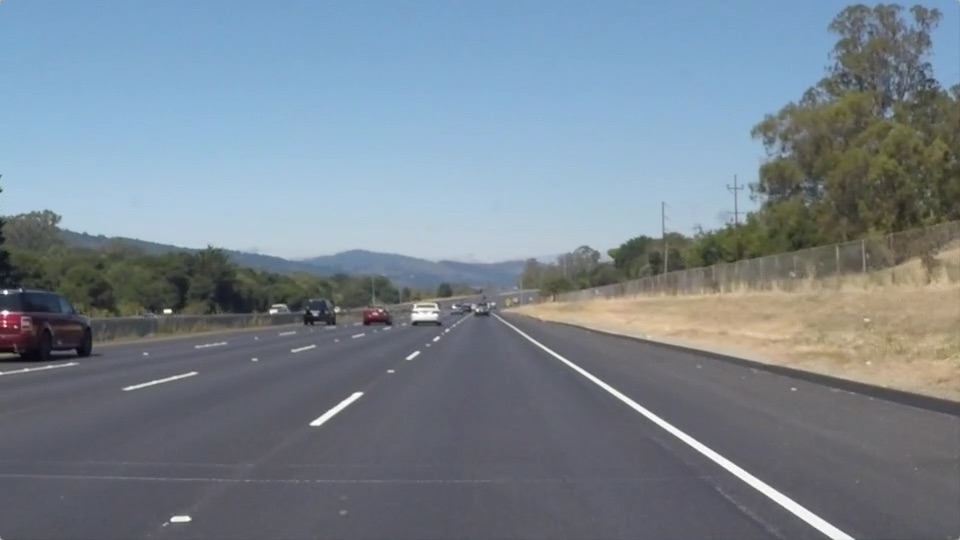
#> input picture test_images/solidWhiteRight.jpg, 960 x 540 px; the run also reads 1 picture not shown here
$ jupyter execute --allow-errors Self_Driving_Car_Project_1.ipynb   (shell and % lines are left out)
#> lines starting #> are read from the running program, lines starting #| are printed output that depends on the picture; after the words box and inside, x2 and y2 are one past the last pixel; in counts of white or black regions, pixels touching at a corner belong together
### find_lane_lines.py
import numpy as np
import cv2
import math
from math import pi
from accumLines import *
from scipy.linalg import lstsq
from scipy.optimize import least_squares


class History:
    # This class will store the results from the past several image frames
    # and compute the average. Values stored are the voting landscape and
    # the end points for the left and right lane lines.

    def __init__(self, history_length, equal_weight=True):
        # Initialize storage for the current state of the voting landscape,
        # the left lane, and the right lane
        self.VL = np.zeros(0)  # np.zeros( img_size )
        self.left_lane = np.zeros((2, 2))  # [p_start; p_end]
        self.right_lane = np.zeros((2, 2))  # [p_start; p_end]

        # Initialize storage for the hisotry of values
        self.VL_hist = np.zeros(0)  # np.zeros( img_size + (history_length,) )
        self.left_lane_hist = np.zeros((2, 2) + (history_length,))
        self.right_lane_hist = np.zeros((2, 2) + (history_length,))

        if equal_weight:
            w = np.ones(history_length)
        else:
            w = np.linspace(0.3, 1, history_length)
        self.__weight = w  # .reshape((1,1,history_length))

        self.__history_length = history_length
        self._cntr = 0

        self.mask = []

    def add(self, VL, left_lane, right_lane):
        # Now that we know the size of the image we can initialize the
        # variables for the voting landscape
        if self._cntr == 0:
            img_size = VL.shape
            self.VL = np.zeros(img_size)
            self.VL_hist = np.zeros(img_size + (self.__history_length,))

        # Add to history
        self.VL_hist[:, :, 0] = VL
        self.VL_hist = np.roll(self.VL_hist, -1, axis=2)

        self.left_lane_hist[:, :, 0] = left_lane
        self.left_lane_hist = np.roll(self.left_lane_hist, -1, axis=2)

        self.right_lane_hist[:, :, 0] = right_lane
        self.right_lane_hist = np.roll(self.right_lane_hist, -1, axis=2)

        self._cntr += 1

        # Copmute new current values as mean of history
        if self._cntr < self.__history_length:
            W = np.sum(self.__weight[-self._cntr:])
            self.VL = self.VL_hist[
                :, :, -self._cntr:].dot(self.__weight[-self._cntr:]) / W
            self.left_lane = self.left_lane_hist[
                :, :, -self._cntr:].dot(self.__weight[-self._cntr:]) / W
            self.right_lane = self.right_lane_hist[
                :, :, -self._cntr:].dot(self.__weight[-self._cntr:]) / W
        else:
            W = np.sum(self.__weight)
            self.VL = self.VL_hist.dot(self.__weight) / W
            self.left_lane = self.left_lane_hist.dot(self.__weight) / W
            self.right_lane = self.right_lane_hist.dot(self.__weight) / W


def pre_process_image(I, roi, resize_factor=1):
    # Pre-process the images :
    # - resize them
    # - adjust contrast in ROI along rows
    # - smooth the image
    I = I.astype(np.float32)

    I = np.mean(I[:, :, :2], axis=2)

    # Resize image and ROI
    if resize_factor != 1:
        I = cv2.resize(I, (0, 0), fx=resize_factor, fy=resize_factor)
        roi = cv2.resize(roi.astype(np.float32), (0, 0),
                         fx=resize_factor, fy=resize_factor)
        roi = roi > 0

    # Adjust image contrast in ROI along rows
    tmpI = I.copy()
    # if np.issubsctype(I.dtype, np.integer):
    #     tmpI[np.logical_not(roi)] = np.iinfo(I.dtype).max
    # else:
    #     tmpI[np.logical_not(roi)] = np.Inf

    tmpI[np.logical_not(roi)] = np.Inf
    minI = np.percentile(tmpI, 30, axis=1, keepdims=True)
    I = I - minI  # Note, should probably smooth out minI with a moving average before subtracting
    I[I < 0] = 0

    tmpI = I.copy()
    tmpI[np.logical_not(roi)] = 1
    maxI = np.percentile(tmpI, 99, axis=1, keepdims=True)

    I = 255 * I / maxI
    I[I > 255] = 255

    # Smooth out the image with a guassian blur
    I = cv2.GaussianBlur(I, (7, 7), 1)  # This uses matlab symmetric padding

    return I, roi


def locate_perpendicular_lines(I, roi, threshold=2, reduce_points=True):

    # Get the size of the image
    img_size = I.shape

    # Image gradient along either direction
    Gx = cv2.Sobel(I, -1, 1, 0, ksize=3)
    Gy = cv2.Sobel(I, -1, 0, 1, ksize=3)

    G = np.sqrt(Gx * Gx + Gy * Gy)
    mask = G > np.max(G) / threshold

    if reduce_points:
        # We do not need quite so many points, so remove 2/3'rds of them.
        # This is not the same as just increasing the threshold on the mask
        # above
        mask2 = np.zeros(mask.size, dtype=bool)
        mask2[::3] = True
        mask2.shape = mask.T.shape
        mask2 = mask2.T

        mask = mask & mask2 & roi

    # Find the location of the non-zero pixels
    y_idx, x_idx = mask.nonzero()
    y_idx.shape = (y_idx.size, 1)
    x_idx.shape = (x_idx.size, 1)

    # Get the slope of the line at each of these points
    # -- the slope of the line is perpendicular to the gradient
    Th = np.arctan2(Gy[mask], Gx[mask])
    Th[Th < 0] += 2 * pi  # map [0,2*pi]
    Th = Th + pi / 2  # Perpendicular to gradient
    slope = np.tan(Th)  # slope of the lines
    slope.shape = (slope.size, 1)

    # Compute the end points of the lines that conver the image, have the
    # slopes as given by above and intersect the points above
    #
    # There are likely faster/better ways of doing this, but it works

    # Lines starting and ending at x-bounds (but exceeding y bounds)
    x = np.ones((slope.size, 2)) * np.array((1, img_size[1])) - 1
    y = slope * (x - x_idx) + y_idx

    # Lines starting and ending at y-bounds (but exceeding x bounds)
    yr = np.ones((slope.size, 2)) * np.array((1, img_size[0])) - 1
    xr = (yr - y_idx) / slope + x_idx

    # Sort xr/yr so that xr[:,0] is less than xr[:,1] (same order as x)
    sort_ind = xr.argsort(axis=1)
    xr = xr[np.arange(slope.size)[:, None], sort_ind]
    yr = yr[np.arange(slope.size)[:, None], sort_ind]

    # if y is ousize of the y-bounds, then replace row with xr/yr values
    # --start point
    replace = (y[:, 0] < 0) | (y[:, 0] > (img_size[0] - 1))
    x[replace, 0] = xr[replace, 0]
    y[replace, 0] = yr[replace, 0]

    # --end point
    replace = (y[:, 1] < 0) | (y[:, 1] > (img_size[0] - 1))
    x[replace, 1] = xr[replace, 1]
    y[replace, 1] = yr[replace, 1]

    # round all values to nearest integer and cast as integers
    x = np.around(x).astype(np.int_)
    y = np.around(y).astype(np.int_)

    # create arrays with the start point (y,x)_start and the end point
    # (y,x)_end (we do just convert back to the x,y in the accumLines
    # function, but, haveing starting/end points together seems nice.)
    x1 = np.column_stack((y[:, 0], x[:, 0]))
    x2 = np.column_stack((y[:, 1], x[:, 1]))

    return x1, x2


def compute_lines(vote_landscape, roi, previous_VL=None):

    # import matplotlib.pyplot as plt

    img_size = vote_landscape.shape

    VL = cv2.GaussianBlur(vote_landscape, (15, 15), 2)

    current_VL = VL.copy()

    if previous_VL is not None:
        if previous_VL.size != 0:
            VL = np.mean(np.dstack((VL, previous_VL)), axis=2)

    VL[np.logical_not(roi)] = 0

    VLsum0 = VL.sum(axis=0, keepdims=True)
    VLsum0[VLsum0 < 1] = 1

    VL = (VLsum0 > np.percentile(VLsum0, 25)) * VL / VLsum0
    VL = VL > np.percentile(VL, 97)

    y, x = VL.nonzero()
    y = y.astype(np.float32)
    x = x.astype(np.float32)

    x_mid = x.mean()

    y_min = np.around(img_size[0] * 0.6)
    # x0 = np.zeros(2)
    #
    # def fun(x, t, y):
    #     return x[1]*t + x[0] - y

    inrange = x > (x_mid + 10)
    X = np.column_stack((np.ones(np.count_nonzero(inrange)), x[inrange] + 1))

    # This returns the intercept and slope of the line
    wr = lstsq(X, y[inrange] + 1)[0]
    # wr = least_squares(fun, x0, args=(x[inrange], y[inrange]))
    # print(wr)

    # ends points of right line
    yr = np.array([img_size[0] - 1, y_min])
    xr = np.around((yr - wr[0]) / wr[1])

    inrange = x < (x_mid - 10)
    X = np.column_stack((np.ones(np.count_nonzero(inrange)), x[inrange] + 1))
    # This returns the intercept and slope of the line
    wl = lstsq(X, y[inrange] + 1)[0]
    # wl = least_squares(fun, x0, args=(x[inrange], y[inrange]))[0]
    # ends points of right line
    yl = np.array([img_size[0] - 1, y_min])
    xl = np.around((yl - wl[0]) / wl[1])

    ll = np.column_stack((yl, xl))  # left lane [p1; p2]
    rl = np.column_stack((yr, xr))  # right lane [p1; p2]

    return ll, rl, current_VL, VL


def create_ROI(img_size, vertices):
    # Vertices should be an array of x,y values that give the fraction
    # the image.
    roi = np.zeros(img_size)
    vrts = np.around(
        vertices * (img_size[1] - 1, img_size[0] - 1)).astype(np.int32)
    cv2.fillPoly(roi, vrts, 1)
    roi = roi > 0
    return roi


def find_frames_lane_lines(I, roi, history):

    # Get image size
    orig_img_size = I.shape[0:2]

    # Define some constants
    # The imageas do need to be so large, so scale them down to this size if
    # larger
    WORKING_IMAGE_WIDTH = 400
    RESIZE_FACTOR = np.around(WORKING_IMAGE_WIDTH / orig_img_size[1], 2)
    # RESIZED_IMAGE = (int(np.around(orig_img_size[1]*RESIZE_FACTOR)), int(400))
    # Resize image, adjust contrast in ROI along rows, and smooth out the
    # image with a gaussian blur (sig=2)
    I, roi = pre_process_image(I, roi, RESIZE_FACTOR)

    # Get image size
    img_size = I.shape[0:2]

    # Find the end points for the lines perpendicular to large
    # gradients of I in ROI
    x1, x2 = locate_perpendicular_lines(I, roi)

    # For each of the lines computed above, accumulate the pixels they
    # cross over in an image, this will make all straight lines much easier
    # to threshold and the dotted lines will be automatically connected.
    A = accumLines(x1, x2, img_size)

    # Compute the end points of the lines and return the processed
    # accumulated matrix for saving
    ll, rl, VL, mask = compute_lines(A, roi, history.VL)

    # Rescale the computed lines to the original image size
    ll = ll / RESIZE_FACTOR
    rl = rl / RESIZE_FACTOR

    # Add new observation to history
    history.add(VL, ll, rl)
    # saving the mask only because it will be helpful to plot while describing
    # the method
    history.mask = mask

### accumLines.py
import numpy as np
from numpy import zeros, ones, absolute, around


# [8 lines left out: function _pixels_in_range, not called in this run]


def accumLines(x1, x2, img_size):
    # ACCUMLINES accumulate lines in an image of size img_size given their end
    # points x1, x2.
    #
    # In addition to just accumulating the lines, we also weight the lines
    # using their slope. Horizontal lines get a weight of zero. Lines with a
    # larger dx than dy get weighted by (dy/dx).
    #
    # x1 : n x 2 array, [y1, x1; ... ; yn, xn], of line start points
    # x2 : n x 2 array, [y1, x1; ... ; yn, xn], of line end points
    # img_size : 1x2 array with the size of the image
    # conn : line connectivity --- only use 4 in this function

    # Trace a line through a 2d grid and find each pixel the line intersects
    # http://playtechs.blogspot.com/2007/03/raytracing-on-grid.html
    # http://stackoverflow.com/questions/32328179/opencv-3-0-python-lineiterator

    # If x1 is 1-d, then make sure it is treated as a column vector
    if np.ndim(x1) == 1:
        x1.shape = (1, 2)
        x2.shape = (1, 2)

    # Number of lines to accumulate
    N = x1.shape[0]
    A = zeros(img_size)

    # Get the differences for each line
    dy = x1[:, 0] - x2[:, 0]
    dx = x1[:, 1] - x2[:, 1]

    # Create an array of just the y and x values
    y = np.column_stack((x1[:, 0], x2[:, 0]))
    x = np.column_stack((x1[:, 1], x2[:, 1]))

    for pt in range(N):

        if dy[pt] == 0:  # horizontal line

            # Create the pixels of the line
            xs = _pixels_in_range(x[pt, 1], x[pt, 0])
            ys = y[pt, 0] * ones(xs.size)

            # Create the weights for the line
            w = zeros(xs.size)

        elif dx[pt] == 0:  # vertical line

            # Create the pixels of the line
            ys = _pixels_in_range(y[pt, 1], y[pt, 0])
            xs = x[pt, 0] * ones(ys.size)

            # Create the weights for the line
            w = ones(ys.size)

        else:  # general line
            if absolute(dy[pt]) > absolute(dx[pt]):
                slope = dx[pt] / dy[pt]

                # Create the pixels of the line
                ys = _pixels_in_range(y[pt, 1], y[pt, 0])
                xs = around(slope * (ys - y[pt, 0])) + x[pt, 0]

                # Create the weights for the line
                w = ones(ys.size)
            else:
                slope = dy[pt] / dx[pt]

                # Create the pixels of the line
                xs = _pixels_in_range(x[pt, 1], x[pt, 0])
                ys = around(slope * (xs - x[pt, 0])) + y[pt, 0]

                # Create the weights for the line
                w = absolute(slope) * ones(ys.size)

        # Incriment our matrix
        A[ys.astype(np.int_), xs.astype(np.int_)] += w

    return A


#########################################################################
# This is code for connectivity 8, it is just in Matlab language now
# though. Connectivity 4 seems to work fine for this problem and is a bit
# faster.
#
# for pt = 1:N
#
#     dy = abs(x1(pt,1)-x2(pt,1));
#     dx = abs(x1(pt,2)-x2(pt,2));
#     y = x1(pt,1);
#     x = x1(pt,2);
#     n = 1 + dy + dx;
#     if x1(pt,1) > x2(pt,1)
#         y_inc = -1;
#     else
#         y_inc = 1;
#     end
#
#     if x1(pt,2) > x2(pt,2)
#         x_inc = -1;
#     else
#         x_inc = 1;
#     end
#
#     err = dy - dx;
#
#     dy = 2*dy; % Multipling by 2 makes everything in this problem an integer.
#     dx = 2*dx;
#
#     inds = zeros(n,1); % linear index
#
#     i = 1;
#     while i < n+1
#         inds(i) = y + (x-1)*img_size(1);
#
#         if err > 0
#             y = y + y_inc;
#             err = err - dx;
#         else
#             x = x + x_inc;
#             err = err + dy;
#         end
#         i = i + 1;
#     end
#
#     A(inds) = A(inds) + 1;
# end
#########################################################################

### Self_Driving_Car_Project_1.ipynb
# Self-Driving Car Engineer Nanodegree

## Project: *Finding Lane Lines on the Road*
***
In this project, I used different methods than those described in the text. The primary functions are contained in the modules "find_lane_lines" and "accumLines". The work flow is as follows:

* Pre-process the image
* Compute the image gradient
* For each pixel with a large gradient, draw a line perpendicular to the gradient (this will be along the edge of the image) in a blank image, and accumulate all of the lines
* Threshold this accumulated image and fit the left and right sides with a linear line, these are the lane lines.

To gain robustness, I use create a history of the last several image frames. The result for the current frame will be the average of the history

[cell 1]
#importing some useful packages
import matplotlib.pyplot as plt
import matplotlib.image as mpimg
import numpy as np
import cv2
from find_lane_lines import *
from accumLines import *
from moviepy.editor import VideoFileClip
from IPython.display import HTML
from time import time

### Define some constants getting started

[cell 2]
ROI_vertices = np.array( [[ (0,    1),
                            (0.45, 0.55),
                            (0.55, 0.55),
                            (1,    1)    ]])
history_size = 10

[cell 3]
#reading in an image
image = mpimg.imread('test_images/solidWhiteRight.jpg')
#> image is the input picture: shape (540, 960, 3); mean R, G, B 120.3, 132.6, 143.7

#printing out some stats and plotting
print('This image is:', type(image), 'with dimesions:', image.shape)
#| This image is: <class 'numpy.ndarray'> with dimesions: (540, 960, 3)
plt.imshow(image)  # if you wanted to show a single color channel image called 'gray', for example, call as plt.imshow(gray, cmap='gray')
#> (this line was passed over: IPython is not available in this run)

### Create region of interest

[cell 4]
img_size = image.shape[0:2]
ROI = create_ROI(img_size, ROI_vertices)
#> in create_ROI, `cv2.fillPoly(roi, vrts, 1)`:
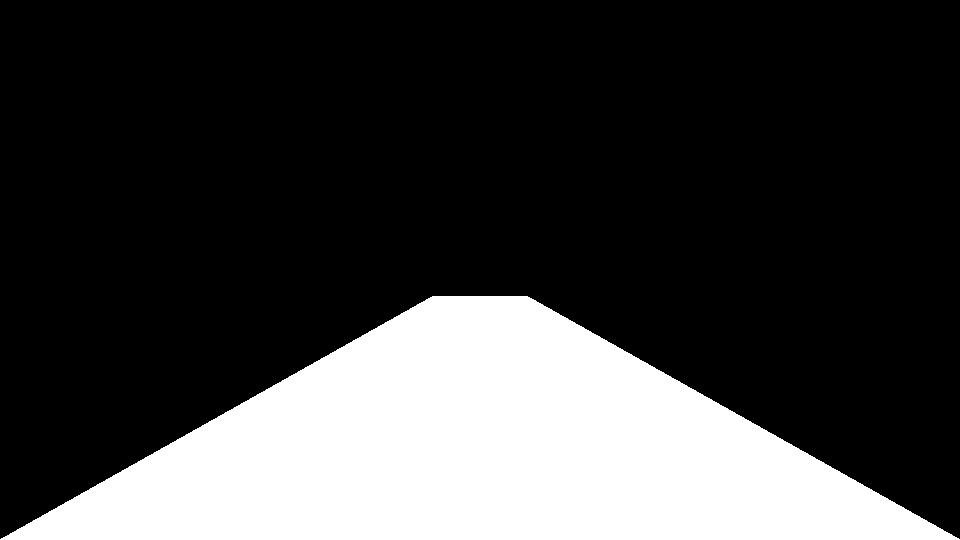
#> roi: shape (540, 960) float64; values 0 (black) and 1 (white), 24.9% white; 1 white region, box (x1, y1, x2, y2) and area: (0, 296, 960, 540) 129021
plt.imshow(ROI)
#> (this line was passed over: IPython is not available in this run)

### Pre-process image
- Create a gray-scale image by taking the mean of the red and green channel (remove the blue channel). This will make yellow and white the same.
- Adjust the image contrast along the rows inside the ROI
- Smooth out the image with a gaussian filter

[cell 5]
I, roi = pre_process_image(image,ROI)
#> in pre_process_image, `I = np.mean(I[:, :, :2], axis=2)`:
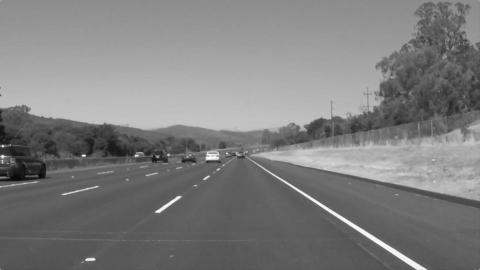
#> I: shape (540, 960) float32 (shown at 1/2 size); min 7, max 255, mean 126.4
#> in pre_process_image, `tmpI[np.logical_not(roi)] = np.Inf`:
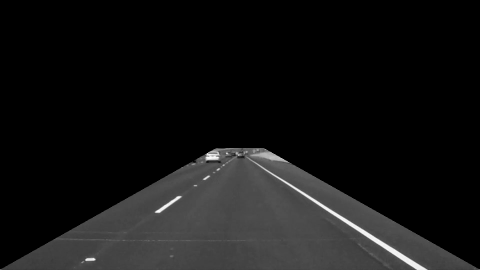
#> tmpI: shape (540, 960) float32 (shown at 1/2 size); 75.11% of the values are NaN or infinite; the others: min 27.5, max 255, mean 98.39; drawn with min black, max white, NaN and infinite black
#> in pre_process_image, `I = 255 * I / maxI`:
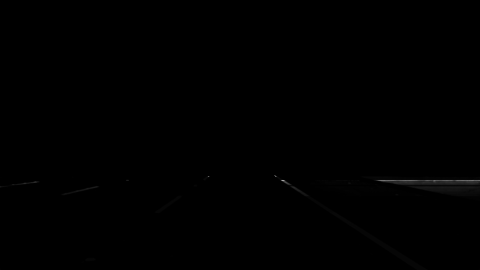
#> I: shape (540, 960) float64 (shown at 1/2 size); 65% of the values are NaN or infinite; the others: min 0, max 9967.2, mean 43.57; drawn with min black, max white, NaN and infinite black
#> in pre_process_image, `I[I > 255] = 255`:
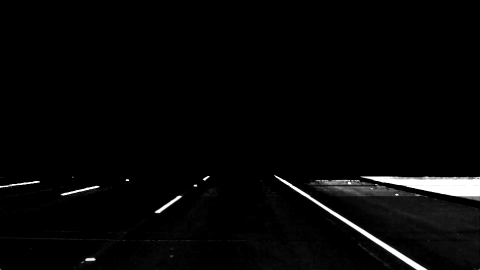
#> I: shape (540, 960) float64 (shown at 1/2 size); 65% of the values are NaN or infinite; the others: min 0, max 255, mean 18.7; drawn with min black, max white, NaN and infinite black
img_size = I.shape[0:2]
plt.imshow(I,cmap='gray',vmin=0,vmax=255)
#> (this line was passed over: IPython is not available in this run)
mpimg.imsave('preProcessed_image.jpg', I, cmap = 'gray')

### Find lines:
#### 1. Create voting landscape
- Compute the gradient (magnitude and direction) for the image above. The direction of the gradient is perpendicular to the edges.
- Take a point with a large gradient, draw a line through that point with a direction perpendicular to the gradient. Write this line to a blank image.
- Repeat this process for each point with a large gradient and accumulate the values in the blank image. The resulting image is shown below.

[cell 6]
x1,x2 = locate_perpendicular_lines(I, roi)
#> in locate_perpendicular_lines, `Gx = cv2.Sobel(I, -1, 1, 0, ksize=3)`:
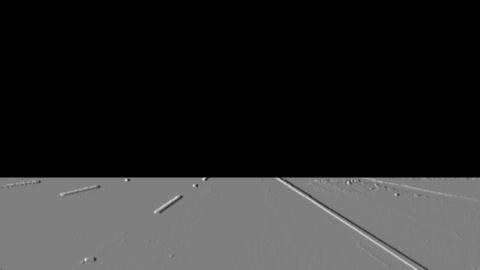
#> Gx: shape (540, 960) float64 (shown at 1/2 size); 65.74% of the values are NaN or infinite; the others: min -530.1, max 529.6, mean 0.493; drawn with min black, max white, NaN and infinite black
#> in locate_perpendicular_lines, `G = np.sqrt(Gx * Gx + Gy * Gy)`:
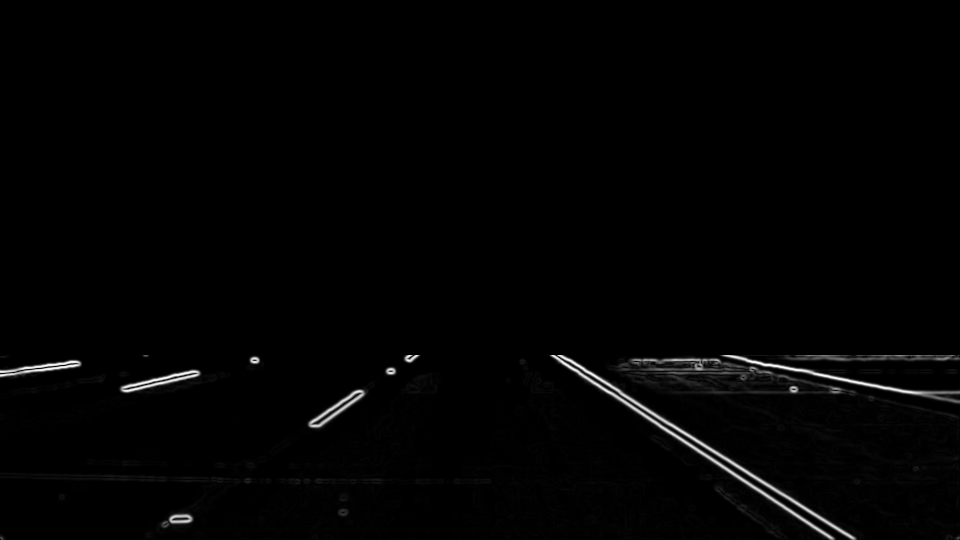
#> G: shape (540, 960) float64; 65.74% of the values are NaN or infinite; the others: min 0, max 686.7, mean 24.1; drawn with min black, max white, NaN and infinite black
#> in locate_perpendicular_lines, `y_idx, x_idx = mask.nonzero()`: y_idx = empty array
#> (the rest of the program and of its run is left out)
